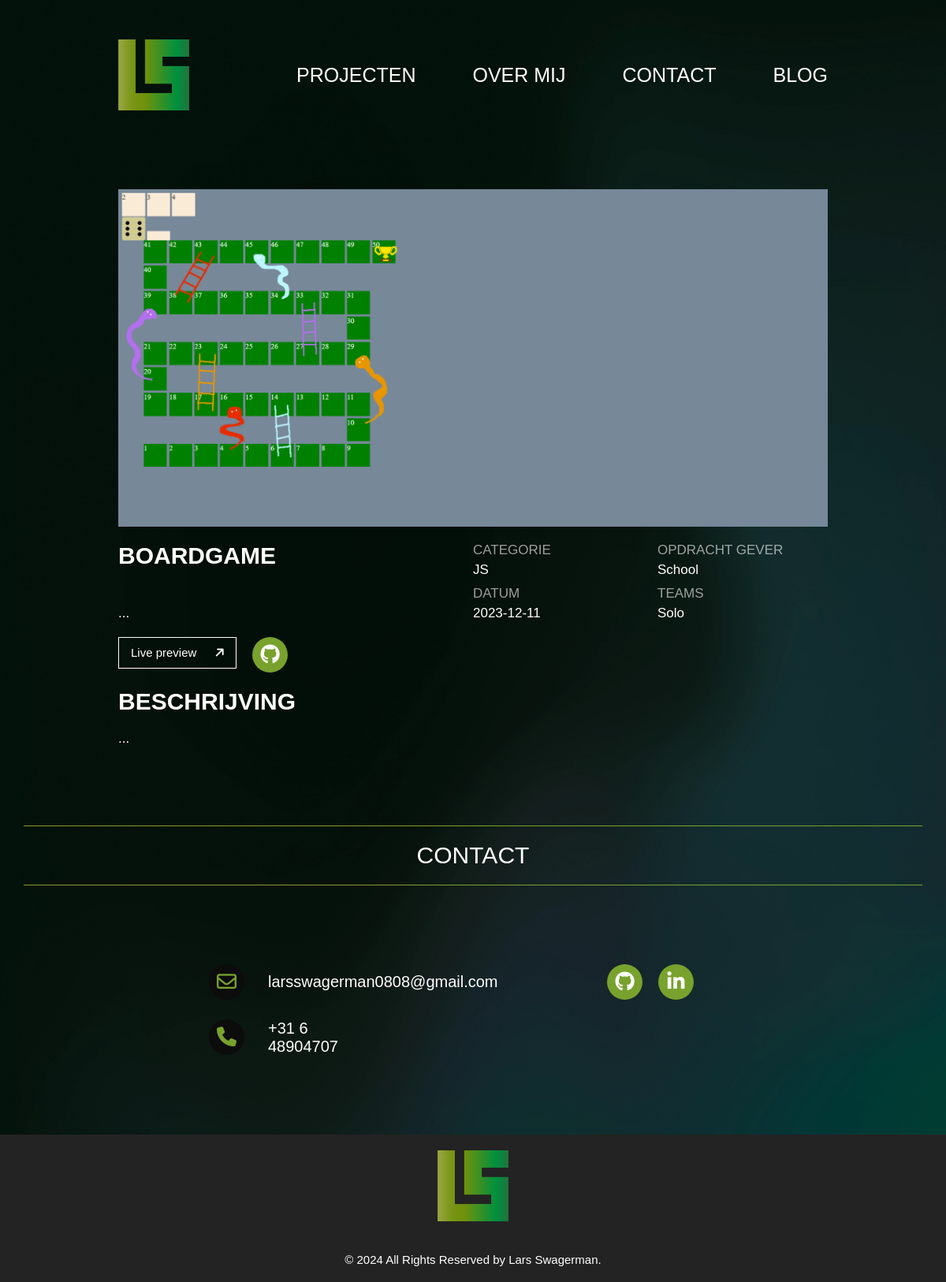
The page /projectPage.php?name=Boardgame on the database its author committed.
### tables this page shows
CREATE TABLE `Projects` (
  `name` varchar(255) NOT NULL,
  `smallText` varchar(1000) NOT NULL,
  `bigText` varchar(5000) NOT NULL,
  `infoText` varchar(1000) NOT NULL,
  `categoryText` varchar(1000) NOT NULL,
  `clientText` varchar(1000) NOT NULL,
  `teamsText` varchar(1000) NOT NULL,
  `date` date NOT NULL,
  `image` varchar(1000) NOT NULL,
  `gitLink` varchar(1000) NOT NULL,
  `liveLink` varchar(1000) NOT NULL,
  `phpTag` tinyint(1) NOT NULL,
  `cssTag` tinyint(1) NOT NULL,
  `jsTag` tinyint(1) NOT NULL,
  `sqlTag` tinyint(1) NOT NULL,
  `pythonTag` tinyint(1) NOT NULL,
  `wordpressTag` tinyint(1) NOT NULL
);

### public/projectPage.php (the view, shortened to what this page needs)
<?php
require_once("assets/php/header.php");
require_once("assets/php/footer.php");
?>
<!DOCTYPE html>
<html lang="en">
<head>
    <link rel="stylesheet" href="https://use.typekit.net/vmz6jnb.css">
    <link rel="stylesheet" href="assets/css/style.css">
    <link rel="stylesheet" href="assets/css/style-page.css">
</head>
<body>
    <?php
    $name = isset($_GET['name']) ? $_GET['name'] : '';
    if (!empty($name)) {
       $pdo = db_connect();
       $stmt = $pdo->prepare('SELECT * FROM Projects WHERE name = ?');
       $stmt->execute([$name]);
       $project = $stmt->fetch(PDO::FETCH_ASSOC);
       echo '
       <main class="main">
           <img class="main__img" src="assets/img/projects/' . $project['image'] .'" alt="">
           <section class="info__section">
               <div class="info__div">
                   <h1 class="info__title">' . $project['name'] . '</h1>
                   <p class="info__text">' . $project['bigText'] . '</p>
               </div>
               <ul class="info__list">
                   <li class="list__item">
                       <p class="item__title">categorie</p>
                       <p class="item__text">' . $project['categoryText'] . '</p>
                   </li>
                   <li class="list__item">
                       <p class="item__title">opdracht gever</p>
                       <p class="item__text">' . $project['clientText'] . '</p>
                   </li>
                   <li class="list__item">
                       <p class="item__title">datum</p>
                       <p class="item__text">' . $project['date'] . '</p>
                   </li>
                   <li class="list__item">
                       <p class="item__title">teams</p>
                       <p class="item__text">' . $project['teamsText'] . '</p>
                   </li>
               </ul>
           </section>
           <div class="links__div">
                <a class="button__link" href="' . $project['liveLink'] . '"><button class="live__button">Live preview<i class="fa-solid fa-arrow-up fa-rotate-by" style="--fa-rotate-angle: 45deg;"></i></button></a>
                <a href="' . $project['gitLink'] . '" class="contact__icon"><i class="fa-brands fa-github"></i></a>
           </div>
           <h2 class="about__title">beschrijving</h2>
           <p class="about__text">' . $project['infoText'] . '</p>
       </main>';
    } else {
        echo '<p>Project could not be found.</p>';
    }
    ?>
</body>
</html>

### public/assets/css/style.css (style rules this page uses)
*, *::after, *::before { margin: 0; padding: 0; box-sizing: border-box; }
html { font-size: 62.5%; scroll-behavior: smooth; background-image: url("/assets/img/verloop.webp"); background-size: cover; background-repeat: no-repeat; background-position: center top; }
body { background-image: url("/assets/img/verloop.webp"); background-size: cover; background-repeat: no-repeat; background-position: center top; font-family: "fieldwork", sans-serif; color: white; display: flex; flex-direction: column; gap: 10rem; }
.contact__icon { font-size: 2.5rem; color: white; background: #78A22D; border-radius: 50%; width: 4.5rem; height: 4.5rem; display: flex; align-items: center; justify-content: center; text-decoration: none; }

### public/assets/css/style-page.css (style rules this page uses)
.main { width: 100%; display: flex; gap: 2rem; flex-direction: column; padding: 0 15rem; }
.main__img { width: 100%; max-height: 95vh; object-fit: cover; }
.info__title { font-size: 3rem; }
.info__text { width: 75%; font-size: 1.7rem; font-family: ronnia-condensed, sans-serif; }
.info__section { display: flex; height: 10rem; justify-content: space-between; height: 100%; }
.info__div { width: 50%; display: flex; flex-direction: column; justify-content: space-between; align-items: flex-start; }
.info__title { text-transform: uppercase; white-space: nowrap; }
.info__list { width: 50%; display: flex; flex-wrap: wrap; gap: 1rem; justify-content: space-between; }
.list__item { list-style: none; display: flex; flex-direction: column; width: 48%; font-size: 1.7rem; gap: 0.5rem; }
.item__title { text-transform: uppercase; white-space: nowrap; opacity: 0.6; }
.item__text { font-family: ronnia-condensed, sans-serif; white-space: nowrap; }
.links__div { display: flex; gap: 2rem; }
.button__link { text-decoration: none; }
.live__button { width: 15rem; height: 4rem; border: 1px solid white; background: transparent; color: white; font-size: 1.5rem; font-family: ronnia-condensed, sans-serif; font-weight: 300; display: flex; align-items: center; justify-content: space-between; padding: 0 1.5rem; }
.about__title { font-size: 3rem; text-transform: uppercase; }
.about__text { font-size: 1.7rem; font-family: ronnia-condensed, sans-serif; }

### rows shown on the page
projects: image (picture), name "BOARDGAME", bigText "...", categoryText "JS", clientText "School", date "2023-12-11", teamsText "Solo", infoText "..."
